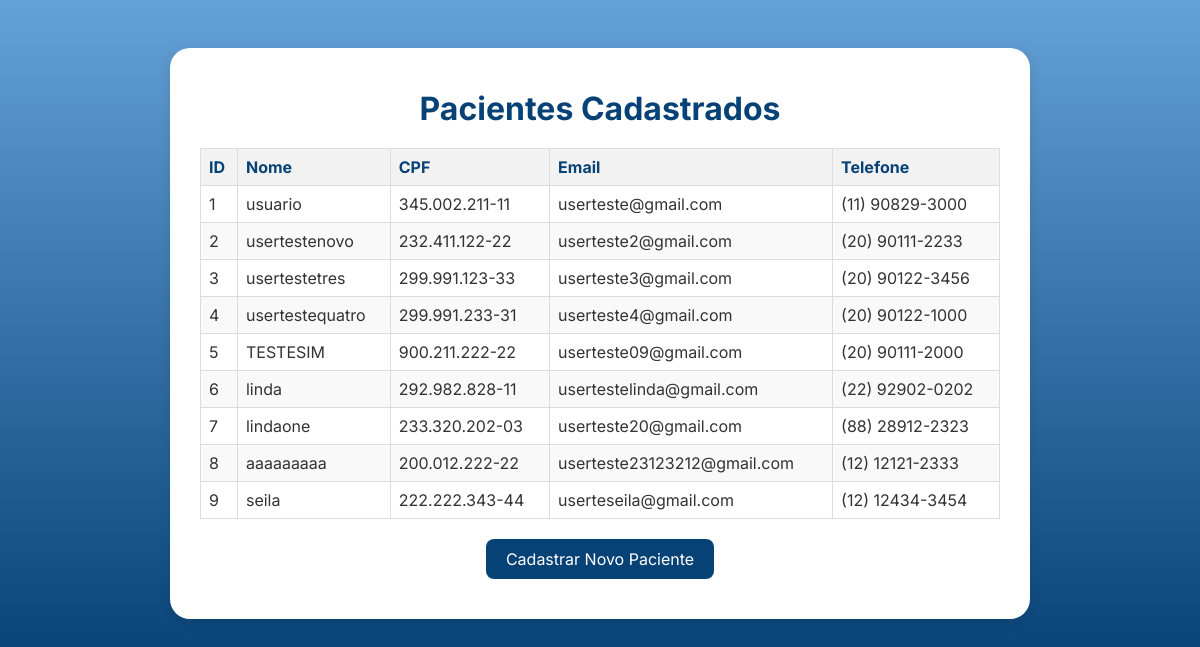
Page /listar_pacientes on the committed database.
### models.py (models this page shows)
class Paciente(db.Model):
    id = db.Column(db.Integer, primary_key=True)
    nome = db.Column(db.String(100), nullable=False)
    data_nascimento = db.Column(db.Date, nullable=False) # Use db.Date para datas
    genero = db.Column(db.String(20), nullable=False)
    cpf = db.Column(db.String(14), unique=True, nullable=False)
    telefone = db.Column(db.String(20), nullable=False)
    email = db.Column(db.String(100), unique=True, nullable=False)
    endereco = db.Column(db.String(200), nullable=False)
    numero_casa = db.Column(db.String(10), nullable=False)
    senha = db.Column(db.String(200), nullable=False) # Armazena hashes de senhas, não senhas em texto puro!
    agendamentos = db.relationship('Agendamento', backref='paciente', lazy=True) # Relacionamento com Agendamento
    def __repr__(self):
        return f"Paciente ('{self.nome}')"

### views.py (the view)
@app.route('/listar_pacientes')
def listar_pacientes():
    print("DEBUG: Acessando a rota /listar_pacientes.") # DEBUG
    pacientes = Paciente.query.all()
    print(f"DEBUG: Pacientes encontrados no DB: {pacientes}") # DEBUG
    messages = session.pop('_flashes', [])
    return render_template('listar_pacientes.html', pacientes=pacientes, messages=messages)

### templates/listar_pacientes.html (shortened to what this page needs)
<!DOCTYPE html>
<html lang="pt-br">
<head>
</head>
<body>
    <div class="container">
        <h1>Pacientes Cadastrados</h1>
        {% if pacientes %}
        <table>
            <thead>
                <tr>
                    <th>ID</th>
                    <th>Nome</th>
                    <th>CPF</th>
                    <th>Email</th>
                    <th>Telefone</th>
                    </tr>
            </thead>
            <tbody>
                {% for paciente in pacientes %}
                <tr>
                    <td>{{ paciente.id }}</td>
                    <td>{{ paciente.nome }}</td>
                    <td>{{ paciente.cpf }}</td>
                    <td>{{ paciente.email }}</td>
                    <td>{{ paciente.telefone }}</td>
                    </tr>
                {% endfor %}
            </tbody>
        </table>
        {% else %}
        <p class="no-patients">Nenhum paciente cadastrado ainda.</p>
        {% endif %}
        <a href="{{ url_for('registrar_paciente') }}" class="back-button">Cadastrar Novo Paciente</a>
    </div>
</body>
</html>

### templates/listar_pacientes.html (style rules this page uses)
body { font-family: 'Inter', sans-serif; background: linear-gradient(to top, #074276, #64a1d7); color: white; padding: 20px; }
.container { background: white; color: #333; border-radius: 20px; padding: 20px 30px; box-shadow: 0 4px 12px rgba(0, 0, 0, 0.1); max-width: 800px; margin: 20px auto; }
h1 { text-align: center; color: #074276; margin-bottom: 20px; }
table { width: 100%; border-collapse: collapse; margin-top: 20px; }
th, td { border: 1px solid #ddd; padding: 8px; text-align: left; }
th { background-color: #f2f2f2; color: #074276; }
tr:nth-child(even) { background-color: #f9f9f9; }
.back-button { display: block; width: fit-content; margin: 20px auto; padding: 10px 20px; background-color: #074276; color: white; text-decoration: none; border-radius: 8px; text-align: center; }

### rows in the picture
Paciente: id "1", nome "usuario", cpf "345.002.211-11", email "userteste@gmail.com", telefone "(11) 90829-3000"
Paciente: id "2", nome "usertestenovo", cpf "232.411.122-22", email "userteste2@gmail.com", telefone "(20) 90111-2233"
Paciente: id "3", nome "usertestetres", cpf "299.991.123-33", email "userteste3@gmail.com", telefone "(20) 90122-3456"
Paciente: id "4", nome "usertestequatro", cpf "299.991.233-31", email "userteste4@gmail.com", telefone "(20) 90122-1000"
Paciente: id "5", nome "TESTESIM", cpf "900.211.222-22", email "userteste09@gmail.com", telefone "(20) 90111-2000"
Paciente: id "6", nome "linda", cpf "292.982.828-11", email "usertestelinda@gmail.com", telefone "(22) 92902-0202"
Paciente: id "7", nome "lindaone", cpf "233.320.202-03", email "userteste20@gmail.com", telefone "(88) 28912-2323"
Paciente: id "8", nome "aaaaaaaaa", cpf "200.012.222-22", email "userteste23123212@gmail.com", telefone "(12) 12121-2333"
Paciente: id "9", nome "seila", cpf "222.222.343-44", email "userteseila@gmail.com", telefone "(12) 12434-3454"
